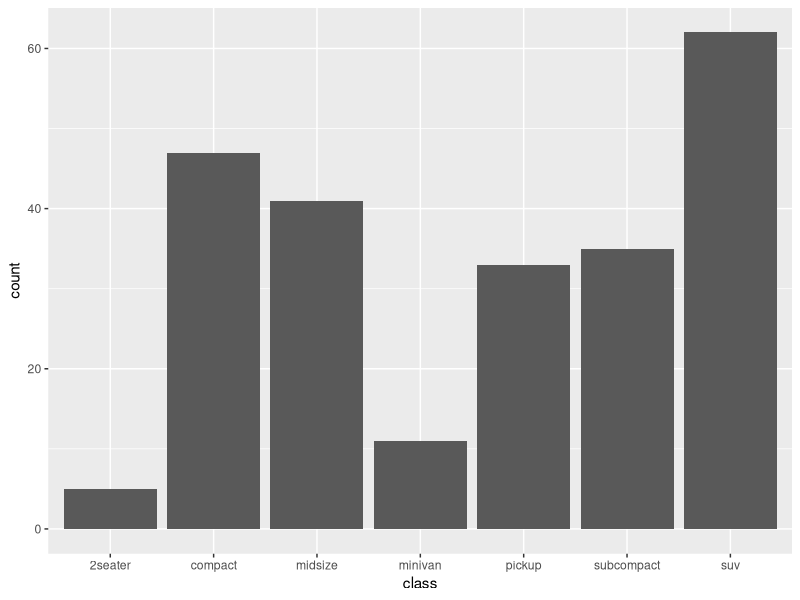
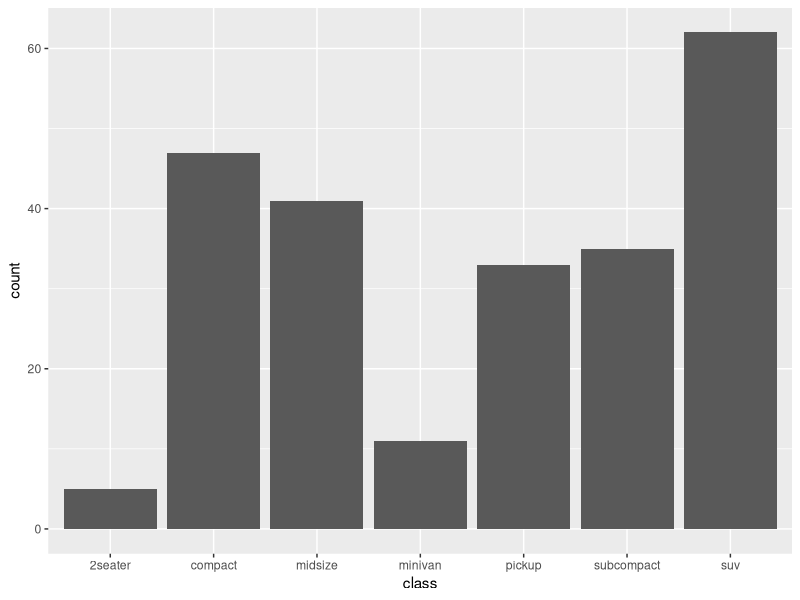

Source code (R) for these figures, in order:
## ---- chunk 1
summary(mtcars)
## ---- chunk 2
summary(cars)
## ---- chunk 3
summary(mtcars)
## ---- chunk 4
library(ggplot2)

ggplot(mpg, aes(class)) +
  geom_bar()
## ---- chunk 5
knitr::kable(head(mtcars))
## ---- chunk 6
summary(cars)
## ---- chunk 7
library(ggplot2)

ggplot(mpg, aes(class)) +
  geom_bar()
